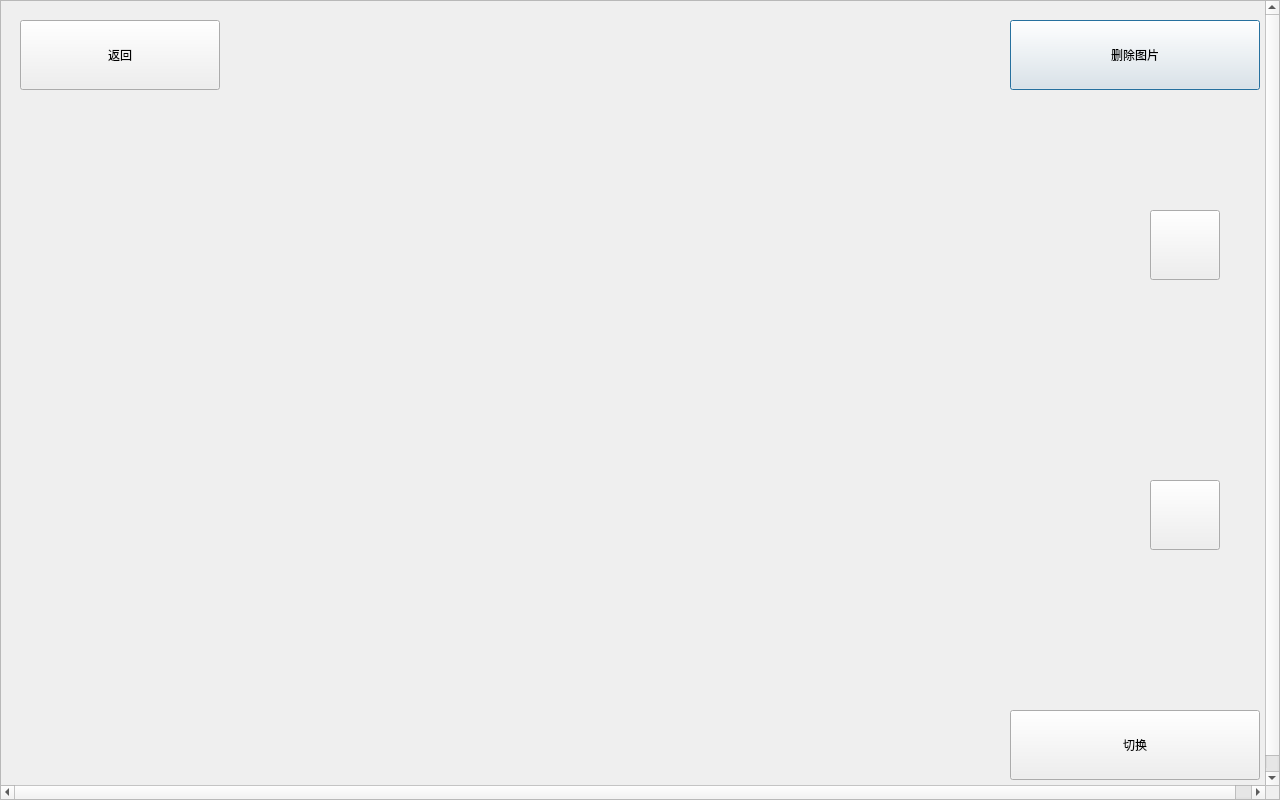
<?xml version="1.0" encoding="UTF-8"?>
<ui version="4.0">
 <class>DlgImageViewClass</class>
 <widget class="QDialog" name="DlgImageViewClass">
  <property name="geometry">
   <rect>
    <x>0</x>
    <y>0</y>
    <width>1280</width>
    <height>800</height>
   </rect>
  </property>
  <property name="minimumSize">
   <size>
    <width>1280</width>
    <height>800</height>
   </size>
  </property>
  <property name="maximumSize">
   <size>
    <width>1280</width>
    <height>800</height>
   </size>
  </property>
  <property name="windowTitle">
   <string>DlgImageView</string>
  </property>
  <widget class="QPushButton" name="pushButtonDelete">
   <property name="geometry">
    <rect>
     <x>1010</x>
     <y>20</y>
     <width>250</width>
     <height>70</height>
    </rect>
   </property>
   <property name="minimumSize">
    <size>
     <width>200</width>
     <height>70</height>
    </size>
   </property>
   <property name="text">
    <string>删除图片</string>
   </property>
  </widget>
  <widget class="QPushButton" name="pushButtonQuit">
   <property name="geometry">
    <rect>
     <x>20</x>
     <y>20</y>
     <width>200</width>
     <height>70</height>
    </rect>
   </property>
   <property name="minimumSize">
    <size>
     <width>200</width>
     <height>70</height>
    </size>
   </property>
   <property name="text">
    <string>返回</string>
   </property>
  </widget>
  <widget class="QPushButton" name="pushButtonSwitch">
   <property name="geometry">
    <rect>
     <x>1010</x>
     <y>710</y>
     <width>250</width>
     <height>70</height>
    </rect>
   </property>
   <property name="minimumSize">
    <size>
     <width>250</width>
     <height>70</height>
    </size>
   </property>
   <property name="text">
    <string>切换</string>
   </property>
  </widget>
  <widget class="QScrollArea" name="scrollArea">
   <property name="geometry">
    <rect>
     <x>0</x>
     <y>0</y>
     <width>1280</width>
     <height>800</height>
    </rect>
   </property>
   <property name="minimumSize">
    <size>
     <width>1280</width>
     <height>800</height>
    </size>
   </property>
   <property name="maximumSize">
    <size>
     <width>1280</width>
     <height>800</height>
    </size>
   </property>
   <property name="widgetResizable">
    <bool>true</bool>
   </property>
   <widget class="QWidget" name="scrollAreaWidgetContents">
    <property name="geometry">
     <rect>
      <x>0</x>
      <y>0</y>
      <width>1280</width>
      <height>800</height>
     </rect>
    </property>
    <property name="minimumSize">
     <size>
      <width>1280</width>
      <height>800</height>
     </size>
    </property>
    <layout class="QGridLayout" name="gridLayout">
     <property name="leftMargin">
      <number>0</number>
     </property>
     <property name="topMargin">
      <number>0</number>
     </property>
     <property name="rightMargin">
      <number>0</number>
     </property>
     <property name="bottomMargin">
      <number>0</number>
     </property>
     <property name="spacing">
      <number>0</number>
     </property>
     <item row="0" column="0">
      <widget class="QLabel" name="labelImage">
       <property name="minimumSize">
        <size>
         <width>1280</width>
         <height>800</height>
        </size>
       </property>
       <property name="text">
        <string/>
       </property>
      </widget>
     </item>
    </layout>
   </widget>
  </widget>
  <widget class="QPushButton" name="pushButtonZoomOut">
   <property name="geometry">
    <rect>
     <x>1150</x>
     <y>480</y>
     <width>70</width>
     <height>70</height>
    </rect>
   </property>
   <property name="minimumSize">
    <size>
     <width>70</width>
     <height>70</height>
    </size>
   </property>
   <property name="maximumSize">
    <size>
     <width>70</width>
     <height>70</height>
    </size>
   </property>
   <property name="text">
    <string/>
   </property>
   <property name="icon">
    <iconset resource="../rc/main.qrc">
     <normaloff>:/image/lowen.png</normaloff>:/image/lowen.png</iconset>
   </property>
   <property name="iconSize">
    <size>
     <width>70</width>
     <height>70</height>
    </size>
   </property>
  </widget>
  <widget class="QPushButton" name="pushButtonZoomIn">
   <property name="geometry">
    <rect>
     <x>1150</x>
     <y>210</y>
     <width>70</width>
     <height>70</height>
    </rect>
   </property>
   <property name="minimumSize">
    <size>
     <width>70</width>
     <height>70</height>
    </size>
   </property>
   <property name="maximumSize">
    <size>
     <width>70</width>
     <height>70</height>
    </size>
   </property>
   <property name="text">
    <string/>
   </property>
   <property name="icon">
    <iconset resource="../rc/main.qrc">
     <normaloff>:/image/hgten.png</normaloff>:/image/hgten.png</iconset>
   </property>
   <property name="iconSize">
    <size>
     <width>70</width>
     <height>70</height>
    </size>
   </property>
  </widget>
  <zorder>scrollArea</zorder>
  <zorder>pushButtonDelete</zorder>
  <zorder>pushButtonQuit</zorder>
  <zorder>pushButtonSwitch</zorder>
  <zorder>pushButtonZoomOut</zorder>
  <zorder>pushButtonZoomIn</zorder>
 </widget>
 <layoutdefault spacing="6" margin="11"/>
 <resources>
  <include location="../rc/main.qrc"/>
 </resources>
 <connections/>
</ui>
